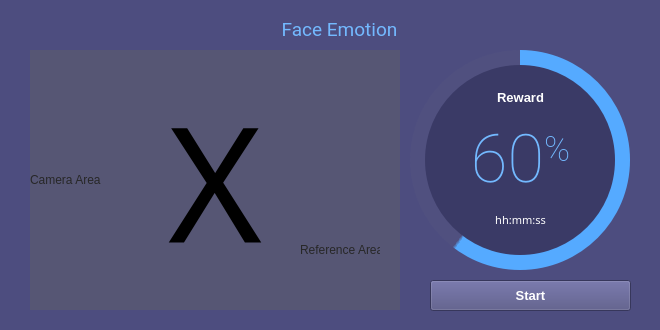
<?xml version="1.0" encoding="UTF-8"?>
<ui version="4.0">
 <class>MainWindow</class>
 <widget class="QMainWindow" name="MainWindow">
  <property name="geometry">
   <rect>
    <x>0</x>
    <y>0</y>
    <width>660</width>
    <height>330</height>
   </rect>
  </property>
  <property name="minimumSize">
   <size>
    <width>660</width>
    <height>330</height>
   </size>
  </property>
  <property name="maximumSize">
   <size>
    <width>660</width>
    <height>330</height>
   </size>
  </property>
  <property name="windowTitle">
   <string>MainWindow</string>
  </property>
  <property name="styleSheet">
   <string notr="true">background-color: rgb(77, 77, 127);</string>
  </property>
  <widget class="QWidget" name="centralwidget">
   <widget class="QFrame" name="circularProgressBar_Main">
    <property name="geometry">
     <rect>
      <x>400</x>
      <y>40</y>
      <width>240</width>
      <height>240</height>
     </rect>
    </property>
    <property name="styleSheet">
     <string notr="true">background-color: none;</string>
    </property>
    <property name="frameShape">
     <enum>QFrame::NoFrame</enum>
    </property>
    <property name="frameShadow">
     <enum>QFrame::Raised</enum>
    </property>
    <widget class="QFrame" name="circularProgress">
     <property name="geometry">
      <rect>
       <x>10</x>
       <y>10</y>
       <width>220</width>
       <height>220</height>
      </rect>
     </property>
     <property name="styleSheet">
      <string notr="true">QFrame{
	border-radius: 110px;	
	background-color: qconicalgradient(cx:0.5, cy:0.5, angle:90, stop:0.400 rgba(85, 170, 255, 255), stop:0.395 rgba(255, 255, 255, 0));
}</string>
     </property>
     <property name="frameShape">
      <enum>QFrame::StyledPanel</enum>
     </property>
     <property name="frameShadow">
      <enum>QFrame::Raised</enum>
     </property>
    </widget>
    <widget class="QFrame" name="circularBg">
     <property name="geometry">
      <rect>
       <x>10</x>
       <y>10</y>
       <width>220</width>
       <height>220</height>
      </rect>
     </property>
     <property name="styleSheet">
      <string notr="true">QFrame{
	border-radius: 110px;	
	background-color: rgba(85, 85, 127, 100);
}</string>
     </property>
     <property name="frameShape">
      <enum>QFrame::StyledPanel</enum>
     </property>
     <property name="frameShadow">
      <enum>QFrame::Raised</enum>
     </property>
    </widget>
    <widget class="QFrame" name="circularContainer">
     <property name="geometry">
      <rect>
       <x>25</x>
       <y>25</y>
       <width>190</width>
       <height>190</height>
      </rect>
     </property>
     <property name="baseSize">
      <size>
       <width>0</width>
       <height>0</height>
      </size>
     </property>
     <property name="styleSheet">
      <string notr="true">QFrame{
	border-radius: 95px;	
	background-color: rgb(58, 58, 102);
}</string>
     </property>
     <property name="frameShape">
      <enum>QFrame::StyledPanel</enum>
     </property>
     <property name="frameShadow">
      <enum>QFrame::Raised</enum>
     </property>
     <widget class="QWidget" name="layoutWidget">
      <property name="geometry">
       <rect>
        <x>10</x>
        <y>18</y>
        <width>171</width>
        <height>151</height>
       </rect>
      </property>
      <layout class="QGridLayout" name="infoLayout">
       <item row="2" column="0">
        <widget class="QLabel" name="labelPercentage">
         <property name="font">
          <font>
           <family>Roboto Thin</family>
           <pointsize>30</pointsize>
          </font>
         </property>
         <property name="styleSheet">
          <string notr="true">color: rgb(115, 185, 255); padding: 0px; background-color: none;</string>
         </property>
         <property name="text">
          <string>&lt;p align=&quot;center&quot;&gt;&lt;span style=&quot; font-size:50pt;&quot;&gt;60&lt;/span&gt;&lt;span style=&quot; font-size:40pt; vertical-align:super;&quot;&gt;%&lt;/span&gt;&lt;/p&gt;</string>
         </property>
         <property name="alignment">
          <set>Qt::AlignCenter</set>
         </property>
         <property name="indent">
          <number>-1</number>
         </property>
        </widget>
       </item>
       <item row="3" column="0">
        <widget class="QLabel" name="labelCredits">
         <property name="font">
          <font>
           <family>Segoe UI Variable</family>
           <pointsize>8</pointsize>
          </font>
         </property>
         <property name="styleSheet">
          <string notr="true">color: rgb(255, 255, 255);
background-color: none;</string>
         </property>
         <property name="text">
          <string>hh:mm:ss</string>
         </property>
         <property name="alignment">
          <set>Qt::AlignCenter</set>
         </property>
        </widget>
       </item>
       <item row="1" column="0">
        <widget class="QLabel" name="labelAplicationName">
         <property name="font">
          <font>
           <family>Segoe UI</family>
           <pointsize>10</pointsize>
          </font>
         </property>
         <property name="styleSheet">
          <string notr="true">color: #FFFFFF; background-color: none;</string>
         </property>
         <property name="text">
          <string>&lt;strong&gt;Reward&lt;/strong&gt;</string>
         </property>
         <property name="alignment">
          <set>Qt::AlignCenter</set>
         </property>
        </widget>
       </item>
      </layout>
     </widget>
    </widget>
    <zorder>circularBg</zorder>
    <zorder>circularProgress</zorder>
    <zorder>circularContainer</zorder>
   </widget>
   <widget class="QLabel" name="label_title">
    <property name="geometry">
     <rect>
      <x>19</x>
      <y>4</y>
      <width>641</width>
      <height>50</height>
     </rect>
    </property>
    <property name="font">
     <font>
      <family>Roboto</family>
      <pointsize>14</pointsize>
     </font>
    </property>
    <property name="styleSheet">
     <string notr="true">color: rgb(115, 185, 255); background-color: none;</string>
    </property>
    <property name="text">
     <string>Face Emotion</string>
    </property>
    <property name="alignment">
     <set>Qt::AlignCenter</set>
    </property>
   </widget>
   <widget class="QLabel" name="cameraLabel">
    <property name="geometry">
     <rect>
      <x>30</x>
      <y>50</y>
      <width>370</width>
      <height>260</height>
     </rect>
    </property>
    <property name="text">
     <string>Camera Area</string>
    </property>
   </widget>
   <widget class="QLabel" name="referenceLabel">
    <property name="geometry">
     <rect>
      <x>300</x>
      <y>210</y>
      <width>80</width>
      <height>80</height>
     </rect>
    </property>
    <property name="styleSheet">
     <string notr="true">background-color: none;</string>
    </property>
    <property name="text">
     <string>Reference Area</string>
    </property>
   </widget>
   <widget class="QLabel" name="GuideTextLabel">
    <property name="geometry">
     <rect>
      <x>30</x>
      <y>50</y>
      <width>370</width>
      <height>260</height>
     </rect>
    </property>
    <property name="font">
     <font>
      <family>HY견고딕</family>
      <pointsize>120</pointsize>
     </font>
    </property>
    <property name="styleSheet">
     <string notr="true">background-color: rgba(100, 100, 100, 100);</string>
    </property>
    <property name="text">
     <string>X</string>
    </property>
    <property name="alignment">
     <set>Qt::AlignCenter</set>
    </property>
   </widget>
   <widget class="QPushButton" name="startButton">
    <property name="geometry">
     <rect>
      <x>430</x>
      <y>280</y>
      <width>201</width>
      <height>31</height>
     </rect>
    </property>
    <property name="font">
     <font>
      <family>Segoe UI</family>
      <pointsize>10</pointsize>
      <weight>75</weight>
      <bold>true</bold>
     </font>
    </property>
    <property name="styleSheet">
     <string notr="true">color: rgb(255, 255, 255);</string>
    </property>
    <property name="text">
     <string>Start</string>
    </property>
   </widget>
  </widget>
 </widget>
 <resources/>
 <connections/>
</ui>
